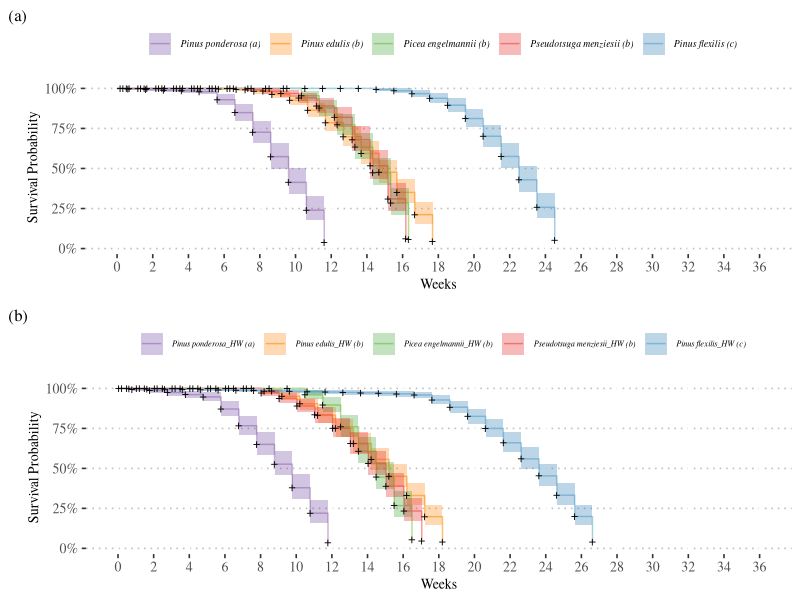

This chart was generated by the following R code:
#supplementary Figure 2 - KM curve adjusted by water stress
#Alexandra Lalor
#allielalor@arizona.edu
#allielalor@gmail.com
#First created: 2022-02-01
#Last updated: 2022-08-27

#load packages
library(tidyverse)
library(ggplot2)
library(survival) # core survival analysis function
library(survminer) # recommended for visualizing survival curves
library(ggfortify)
library(gridExtra) # for 2 panel graphs
library(RColorBrewer)

#read CSVs
Phase1_Data_All <- read_csv("data_analysis/Phase1_Data_All.csv")

#add stress adjustments
Phase1_Data_All <- Phase1_Data_All %>% 
  mutate(WeightAdj = Week - Stress_Week_Avg_Weight,
         PorometerAdj = Week - Stress_Week_Avg_Porometer)

#define custom color scale
myColorsPaired <- c("#6A3D9A", "#CAB2D6", "#FF7F00", "#FDBF6F",  "#33A02C", "#B2DF8A", "#E31A1C", "#FB9A99", "#1F78B4", "#A6CEE3")
myColorsDark <- c("#6A3D9A", "#FF7F00", "#33A02C", "#E31A1C", "#1F78B4")
myColorsLight <- c("#CAB2D6", "#FDBF6F", "#B2DF8A", "#FB9A99", "#A6CEE3")


################################################################################
################################################################################
# Panel (a) - Ambient temperature survival curves - Weight

Phase1_Data_All_amb_w <- Phase1_Data_All %>%
  mutate(Legend = ScientificName) %>% 
  mutate(Legend = ifelse(Legend == "Pinus ponderosa", "Pinus ponderosa (a)",
                         ifelse(Legend == "Pinus edulis", "Pinus edulis (b)",
                                ifelse(Legend == "Picea engelmannii", "Picea engelmannii (b)",
                                       ifelse(Legend == "Pseudotsuga menziesii", "Pseudotsuga menziesii (b)", "Pinus flexilis (c)")))))
Phase1_Data_All_amb_w$Legend <- as.factor(Phase1_Data_All_amb_w$Legend)
Phase1_Data_All_amb_w <-
  transform(Phase1_Data_All_amb_w, Legend = factor(Legend, levels = c("Pinus ponderosa (a)", "Pinus edulis (b)", "Picea engelmannii (b)", "Pseudotsuga menziesii (b)", "Pinus flexilis (c)")))
levels(Phase1_Data_All_amb_w$Legend)

#adjustments
Phase1_Data_All_amb_w <- Phase1_Data_All_amb_w %>% 
  filter(WeightAdj > 0)

#filter data
Phase1_Data_All_amb_w <- Phase1_Data_All_amb_w %>% 
  filter(Treatment_temp == "Ambient")

#define colors
#names(myColorsPaired) <- levels(Phase1_Data_All_amb_w$Legend)
names(myColorsDark) <- levels(Phase1_Data_All_amb_w$Legend)
names(myColorsLight) <- levels(Phase1_Data_All_amb_w$Legend)
custom_colors <- scale_colour_manual(values = myColorsLight)
custom_colors_fill <- scale_fill_manual(values = myColorsDark)

#KM curve
km_species_fit_stress_w <- survfit(Surv(WeightAdj, Dead_Count)~Legend, data = Phase1_Data_All_amb_w)


a <- autoplot(km_species_fit_stress_w) +
  scale_x_continuous(limits = c(0, 36), breaks = seq(0 , 36, by = 2)) +
  xlab("Weeks") +
  ylab("Survival Probability") +
  # geom_text(label = "ponderosa pine",
  #           x = 8.5, y = 0.05, color = "black", size = 3) +
  # geom_text(label = "limber pine",
  #           x = 22, y = 0.05, color = "black", size = 3) +
  # geom_text(label = "Pinus ponderosa",
  #           x = 8.5, y = 0.05, color = "black", size = 3, family = "serif", fontface = "italic") +
  # geom_text(label = "Pinus flexilis",
  #           x = 22, y = 0.05, color = "black", size = 3, family = "serif", fontface = "italic") +
  labs(color = "", fill = "", tag = "(a)") +
  #labs(caption = "\nFIGURE S3a | Kaplan Meier Survival Curve. \nJuvenile Survival Probability under Drought, Adjusted by Water Stress. \nCurves shows the survival probability of each species under droughted and ambient temperature\ntreatments (n = 20 per species). Weeks show time since water stress for each individual. \nSurvival probability is estimated from observed data. Letters in the legend (a, b, c) show \nspecies which are significantly different (post-hoc Tukey HSD test, p < 0.05).") +
  theme_pubclean() +
  custom_colors +
  custom_colors_fill +
  theme(text = element_text(family = "serif", size = 10),
        axis.text = element_text(size = 10),
        legend.text = element_text(size = 7, face = "italic"),
        strip.text.x = element_text(size = 10),
        plot.tag = element_text(family = "serif"),
        plot.caption = element_text(hjust = 0,
                                    family = "serif",
                                    #face = "bold",
                                    size = 10))


################################################################################
################################################################################
# Panel (b) - Heatwave temperature survival curves - Weight

Phase1_Data_All_hw_w <- Phase1_Data_All %>%
  mutate(Legend = ScientificName) %>% 
  mutate(Legend = ifelse(Legend == "Pinus ponderosa", "Pinus ponderosa_HW (a)",
                         ifelse(Legend == "Pinus edulis", "Pinus edulis_HW (b)",
                                ifelse(Legend == "Picea engelmannii", "Picea engelmannii_HW (b)",
                                       ifelse(Legend == "Pseudotsuga menziesii", "Pseudotsuga menziesii_HW (b)", "Pinus flexilis_HW (c)")))))
Phase1_Data_All_hw_w$Legend <- as.factor(Phase1_Data_All_hw_w$Legend)
Phase1_Data_All_hw_w <-
  transform(Phase1_Data_All_hw_w, Legend = factor(Legend, levels = c("Pinus ponderosa_HW (a)", "Pinus edulis_HW (b)", "Picea engelmannii_HW (b)", "Pseudotsuga menziesii_HW (b)", "Pinus flexilis_HW (c)")))
levels(Phase1_Data_All_hw_w$Legend)

#adjustments
Phase1_Data_All_hw_w <- Phase1_Data_All_hw_w %>% 
  filter(WeightAdj > 0)

#filter data
Phase1_Data_All_hw_w <- Phase1_Data_All_hw_w %>% 
  filter(Treatment_temp == "Ambient_HW")

#define colors
#names(myColorsPaired) <- levels(Phase1_Data_All_hw_w$Legend)
names(myColorsDark) <- levels(Phase1_Data_All_hw_w$Legend)
names(myColorsLight) <- levels(Phase1_Data_All_hw_w$Legend)
custom_colors <- scale_colour_manual(values = myColorsLight)
custom_colors_fill <- scale_fill_manual(values = myColorsDark)

#KM curve
km_species_fit_stress_w <- survfit(Surv(WeightAdj, Dead_Count)~Legend, data = Phase1_Data_All_hw_w)


b <- autoplot(km_species_fit_stress_w) +
  scale_x_continuous(limits = c(0, 36), breaks = seq(0 , 36, by = 2)) +
  xlab("Weeks") +
  ylab("Survival Probability") +
  # geom_text(label = "ponderosa pine",
  #           x = 8.5, y = 0.05, color = "black", size = 3) +
  # geom_text(label = "limber pine",
  #           x = 24, y = 0.05, color = "black", size = 3) +
  # geom_text(label = "Pinus ponderosa",
  #           x = 8.5, y = 0.05, color = "black", size = 3, family = "serif", fontface = "italic") +
  # geom_text(label = "Pinus flexilis",
  #           x = 24, y = 0.05, color = "black", size = 3, family = "serif", fontface = "italic") +
  labs(color = "", fill = "", tag = "(b)") +
  #labs(caption = "\nFIGURE S3b | Kaplan Meier Survival Curve. \nJuvenile Survival Probability under Drought and Heatwave, Adjusted by Water Stress. \nCurves shows the survival probability of each species under droughted and heatwave temperature \ntreatments (n = 20 per species). Weeks show time since water stress for each individual. \nSurvival probability is estimated from observed data. Letters in the legend (a, b, c) show \nspecies which are significantly different (post-hoc Tukey HSD test, p < 0.05).") +
  theme_pubclean() +
  custom_colors +
  custom_colors_fill +
  theme(text = element_text(family = "serif", size = 10),
        axis.text = element_text(size = 10),
        legend.text = element_text(size = 6, face = "italic"),
        strip.text.x = element_text(size = 10),
        plot.tag = element_text(family = "serif"),
        plot.caption = element_text(hjust = 0,
                                    family = "serif",
                                    #face = "bold",
                                    size = 10))

################################################################################
################################################################################
# 2 panel grid (a and b) for Sup Figure 2

grid.arrange(a, b, nrow=2)
